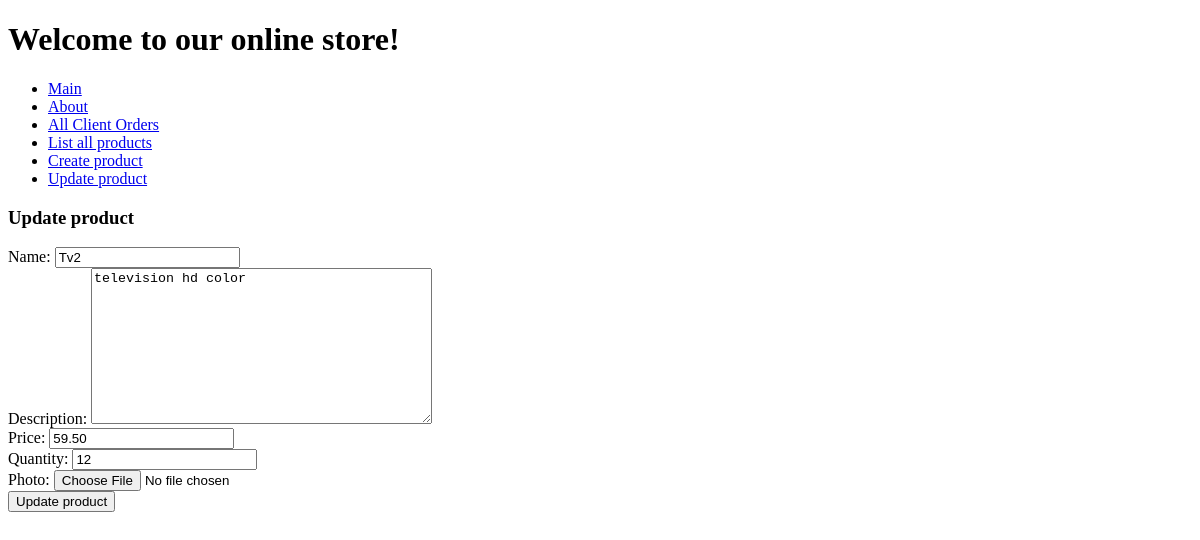
The app's page /product-update/1/, older data.
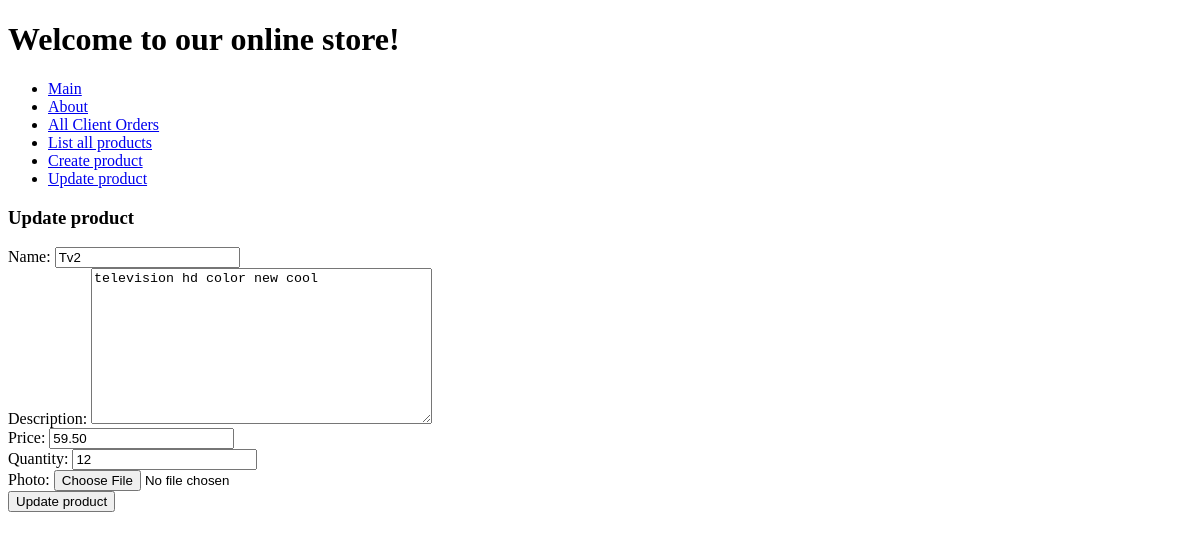
The same page, newer data.
### htapp2/models.py (models this page shows, shortened)
class Product(models.Model):
    name = models.CharField(max_length=100)
    description = models.TextField(default=None)
    price = models.DecimalField(max_digits=6, decimal_places=2)
    quantity = models.IntegerField()
    created_at = models.DateTimeField(auto_now=True)
    photo = models.ImageField(upload_to='product_photos/', blank=True, null=True)

### htapp4/views.py (the view)
# urls.py: path('product-update/<int:product_id>/', views.product_update, name='product_update'),
def product_update(request, product_id):
    product = Product.objects.get(pk=product_id)
    if request.method == 'POST':
        form = ProductForm(request.POST, request.FILES, instance=product)
        if form.is_valid():
            form.save()
            success_message = f"Product with ID {product_id} successfully updated."
            return redirect('get_product_by_id', success_message=success_message)
    else:
        form = ProductForm(instance=product)
    return render(request, 'htapp4/product.html', {'form': form})

### htapp4/forms.py
class ProductForm(forms.ModelForm):
    class Meta:
        model = Product
        fields = ['name', 'description', 'price', 'quantity', 'photo']

### htapp4/templates/htapp4/product.html (shortened to what this page needs)
{% extends 'base.html' %}
{% block content %}
<h3>Update product</h3>
<form  method="post" enctype="multipart/form-data">
    {{ form.as_div }}
    <button type="submit">Update product</button>
</form>
{% endblock %}

Row changes from the older to the newer data that the page shows:
changed Product "Tv2": description "television hd color" → "television hd color new cool"
